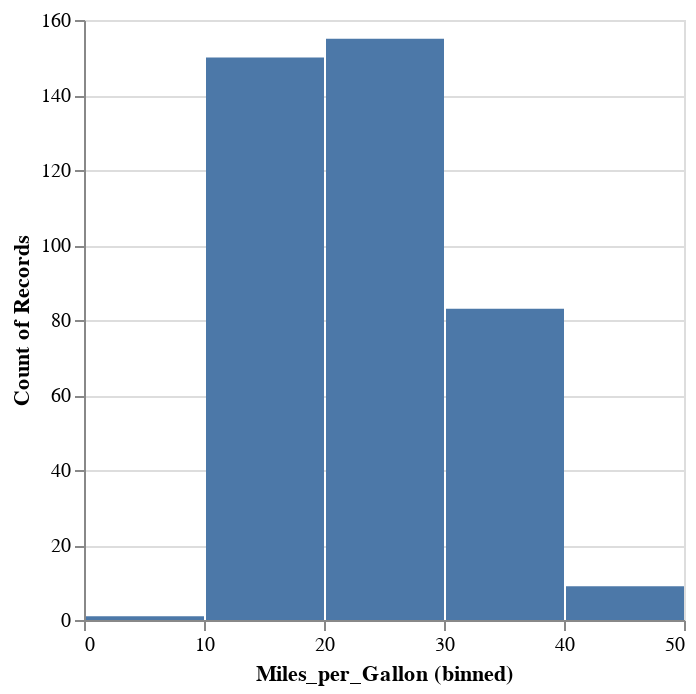

Source (notebook cell):
### Code cell
# Finally, we check the documentation (https://altair-viz.github.io/user_guide/transform/bin.html)
# and discover that what we want is maxbins=5

chart = alt.Chart(source).mark_bar().encode(
    x=alt.X('Miles_per_Gallon:Q', bin=#code),
    y='count()',
)

chart

### Figure 1 — Vega-Lite specification as saved in the notebook (floating-point values rounded to 4 significant figures; data arrays with more than 128 entries replaced by an {"elided": "..."} marker saying what was removed)
{"config": {"view": {"continuousWidth": 300, "continuousHeight": 300}}, "data": {"name": "data-f02450ab61490a1363517a0190416235"}, "mark": {"type": "bar"}, "encoding": {"x": {"bin": {"maxbins": 5}, "field": "Miles_per_Gallon", "type": "quantitative"}, "y": {"aggregate": "count", "type": "quantitative"}}, "$schema": "https://vega.github.io/schema/vega-lite/v5.8.0.json", "datasets": {"data-f02450ab61490a1363517a0190416235": {"elided": "406 records"}}}
